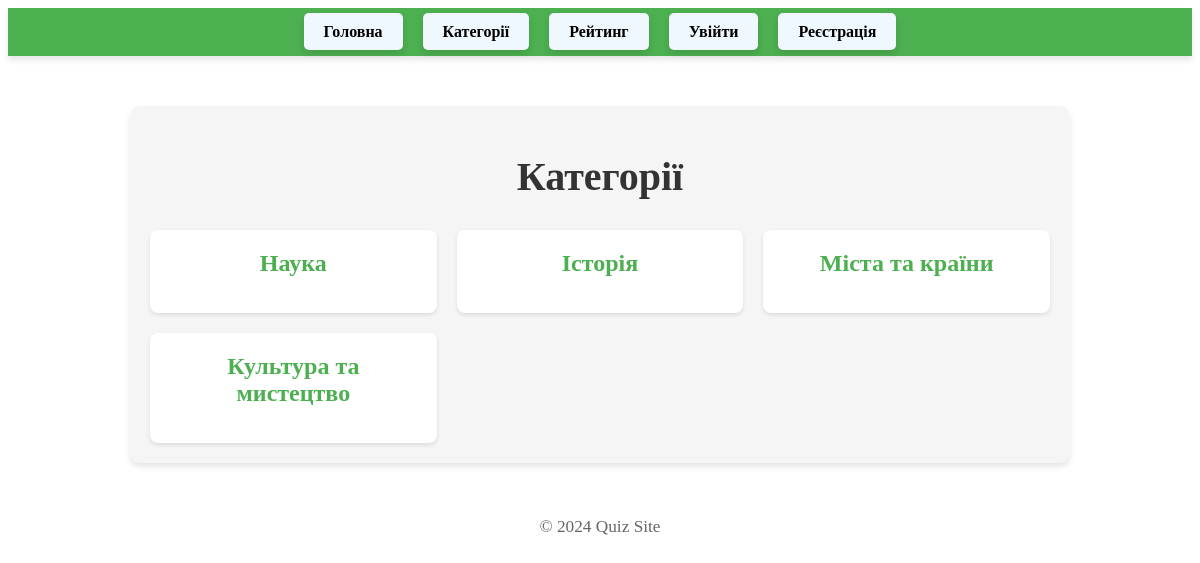
Page /categories/ on the committed database.
### quizzes/models.py (models this page shows, shortened)
class Category(models.Model):
    name = models.CharField(max_length=100, unique=True, verbose_name="Назва категорії")
    description = models.TextField(blank=True, verbose_name="Опис категорії")

### quizzes/views.py (the view)
# urls.py: path('categories/', views.categories, name='categories'),
def categories(request):
    categories = Category.objects.all()
    return render(request, 'categories.html', {'categories': categories})

### frontend/templates/categories.html (shortened to what this page needs)
{% extends 'base.html' %}
{% load static %}
{% block content %}
<div class="categories-container">
    <h1>Категорії</h1>
    <ul>
        {% for category in categories %}
            <li>
                <a href="{% url 'select_difficulty' category.id %}">{{ category.name }}</a>
            </li>
        {% endfor %}
    </ul>
<link rel="stylesheet" type="text/css" href="{% static 'styles.css' %}">
</div>
{% endblock %}

### frontend/static/styles.css (style rules this page uses)
h1 { font-size: 3em; color: #333; margin-bottom: 20px; }
.categories-container { max-width: 900px; margin: 50px auto; text-align: center; padding: 20px; background-color: #f5f5f5; border-radius: 10px; box-shadow: 0 4px 6px rgba(0, 0, 0, 0.1); }
.categories-container h1 { font-size: 2.5em; color: #333; margin-bottom: 30px; }
.categories-container ul { list-style: none; padding: 0; margin: 0; display: grid; grid-template-columns: repeat(auto-fit, minmax(250px, 1fr)); gap: 20px; }
.categories-container ul li { background-color: #ffffff; padding: 20px; border-radius: 8px; box-shadow: 0 2px 4px rgba(0, 0, 0, 0.1); transition: transform 0.3s ease, box-shadow 0.3s ease; }
.categories-container ul li a { text-decoration: none; font-size: 1.5em; font-weight: bold; color: #4CAF50; transition: color 0.3s ease; }

### rows in the picture
Category: name "Наука"
Category: name "Історія"
Category: name "Міста та країни"
Category: name "Культура та мистецтво"
